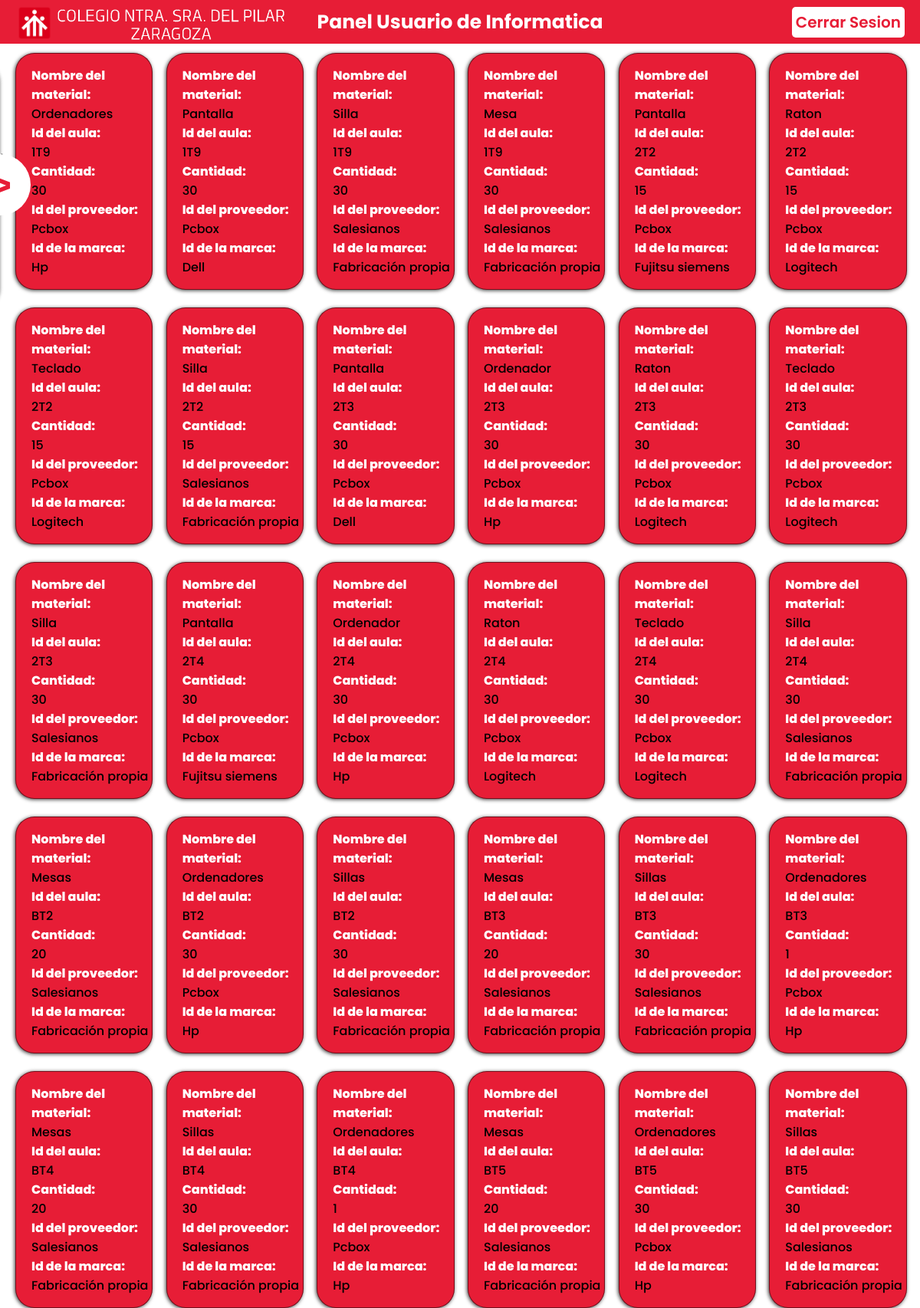
/PanelUser/PanelUser.php (signed in), run on the app's committed database.
### tables this page shows
CREATE TABLE `departec` (
  `idDepartamento` int(11) NOT NULL,
  `NombreDepar` varchar(50) NOT NULL
);

CREATE TABLE `materiales` (
  `idMateriales` int(11) NOT NULL,
  `NombreMat` varchar(30) NOT NULL,
  `idAula` varchar(5) NOT NULL,
  `Cantidad` int(11) NOT NULL,
  `idProveedor` int(11) NOT NULL,
  `idMarca` int(11) NOT NULL,
  `idDepartamento` int(11) NOT NULL
);

CREATE TABLE `prov` (
  `idProveedor` int(11) NOT NULL,
  `Nombre` varchar(60) NOT NULL,
  `Direccion` varchar(80) NOT NULL,
  `Municipio` varchar(30) NOT NULL,
  `Provincia` varchar(30) NOT NULL,
  `Telefono` int(9) NOT NULL,
  `idTipo` int(11) NOT NULL,
  `idDepartamento` int(11) DEFAULT NULL
);

CREATE TABLE `marca` (
  `idMarca` int(11) NOT NULL,
  `NombreMarca` varchar(30) NOT NULL,
  `idDepartamento` int(11) NOT NULL
);

### PanelUser/InformacionU.php (the view)
<?php
include("./conexion_bd.php");
function body($consulta, $conexion){
    $resultado = mysqli_query($conexion, $consulta);
    if ($resultado) {
        while ($row = $resultado->fetch_object()) {
            $NombreMat = $row->NombreMat;
            $idAula = $row->idAula;
            $Cantidad = $row->Cantidad;
            $idProveedor = $row->Nombre;
            $idMarca = $row->NombreMarca;
            ?>
            <div class="card">
                <h3>Nombre del material:</h3>
                <?php echo htmlspecialchars($NombreMat); ?>
                <h3>Id del aula:</h3>
                <?php echo htmlspecialchars($idAula); ?>
                <h3>Cantidad:</h3>
                <?php echo htmlspecialchars($Cantidad); ?>
                <h3>Id del proveedor:</h3>
                <?php echo htmlspecialchars($idProveedor); ?>
                <h3>Id de la marca:</h3>
                <?php echo htmlspecialchars($idMarca); ?>
            </div>
            <?php
        }
    }
}
if (isset($_GET['search']) && !empty($_GET['search']) || (isset($_GET['value']) && !empty($_GET['value']))) {
    $types = [
        'aula' => 'a.idAula',
        'prov' => 'p.Nombre',
        'marca' => 'ma.NombreMarca',
        'tipoprod' => 'tp.NombreTipo ',
        'ubi' => 'u.NombreUbicacion'
    ];
    $type = "";
    if($_GET['search'] != 'all' && isset($_GET['value']) && $_GET['value'] != 'all'){
        $types = $types[$_GET['search']];
        $type = "$types = '$_GET[value]' AND";
    }
    $consulta = "SELECT m.NombreMat, m.idAula, m.Cantidad,p.Nombre, ma.NombreMarca FROM login AS l
    INNER JOIN departec AS d ON l.idDepartamento = d.idDepartamento
    INNER JOIN aula AS a ON d.idDepartamento = a.idDepartamento
    INNER JOIN materiales AS m ON a.idAula = m.idAula
    INNER JOIN prov AS p ON m.idProveedor = p.idProveedor
    INNER JOIN marca AS ma ON m.idMarca = ma.idMarca
    INNER JOIN tipoprod AS tp ON tp.idTipo = p.idTipo
    INNER JOIN ubi AS u ON u.idUbicacion = a.idUbicacion
    WHERE $type d.idDepartamento  = $_SESSION[deparamento] AND l.idUser = $_SESSION[id]";
    body($consulta, $conexion);
} else {
    $consulta = "SELECT m.NombreMat, m.idAula, m.Cantidad,p.Nombre, ma.NombreMarca FROM login AS l
    INNER JOIN departec AS d ON l.idDepartamento = d.idDepartamento
    INNER JOIN aula AS a ON d.idDepartamento = a.idDepartamento
    INNER JOIN materiales AS m ON a.idAula = m.idAula
    INNER JOIN prov AS p ON m.idProveedor = p.idProveedor
    INNER JOIN marca AS ma ON m.idMarca = ma.idMarca
    INNER JOIN tipoprod AS tp ON tp.idTipo = p.idTipo
    INNER JOIN ubi AS u ON u.idUbicacion = a.idUbicacion
    WHERE d.idDepartamento  = $_SESSION[deparamento] AND l.idUser = $_SESSION[id]";
    body($consulta, $conexion);
}

### PanelUser/DepU.php (shortened to what this page needs)
<?php
include("./conexion_bd.php");
$inc = true;
if ($inc){
    $consulta = "SELECT d.NombreDepar , l.idDepartamento FROM login AS l
    LEFT JOIN departec AS d ON l.idDepartamento = d.idDepartamento
    WHERE l.idUser = $_SESSION[id]";
    $resultado = mysqli_query($conexion, $consulta);
    if ($resultado){
        while($row = $resultado->fetch_object()){
            $nombreDepar = $row->NombreDepar;
            ?>
            <?php echo htmlspecialchars($nombreDepar); ?>
        <?php
        }
    }
}
?>

### PanelUser/styleU.css (style rules this page uses)
:root { --i:40%; }
body { margin: 0; padding: 0; font-family: 'Poppins', sans-serif; background-color: #FFFFFF;; }
.card { display: flex; flex-direction: column; justify-content: center; align-items: left; padding-top: 7.5px; padding-left: 20px; padding-bottom: 7.5px; height: 100%; width: 80%; background-color:#E71D36; border-radius: 25px; border: 1px solid rgba(0, 0, 0, 0.5); box-shadow: -1px 1px 5px rgba(0,0,0,0.75); font-family: 'Poppins', sans-serif; font-weight: 500; }
.card h3 { font-size: 16px; font-family: 'Poppins', sans-serif; font-weight: 800; margin: 0; padding: 0; color: #FFFFFF; }

### data on the page
materiales: NombreMat "Ordenadores", idAula "1T9", Cantidad "30", idProveedor.Nombre "Pcbox", idMarca.NombreMarca "Hp"
materiales: NombreMat "Pantalla", idAula "1T9", Cantidad "30", idProveedor.Nombre "Pcbox", idMarca.NombreMarca "Dell"
materiales: NombreMat "Silla", idAula "1T9", Cantidad "30", idProveedor.Nombre "Salesianos", idMarca.NombreMarca "Fabricación propia"
materiales: NombreMat "Mesa", idAula "1T9", Cantidad "30", idProveedor.Nombre "Salesianos", idMarca.NombreMarca "Fabricación propia"
materiales: NombreMat "Pantalla", idAula "2T2", Cantidad "15", idProveedor.Nombre "Pcbox", idMarca.NombreMarca "Fujitsu siemens"
materiales: NombreMat "Raton", idAula "2T2", Cantidad "15", idProveedor.Nombre "Pcbox", idMarca.NombreMarca "Logitech"
materiales: NombreMat "Teclado", idAula "2T2", Cantidad "15", idProveedor.Nombre "Pcbox", idMarca.NombreMarca "Logitech"
materiales: NombreMat "Silla", idAula "2T2", Cantidad "15", idProveedor.Nombre "Salesianos", idMarca.NombreMarca "Fabricación propia"
materiales: NombreMat "Pantalla", idAula "2T3", Cantidad "30", idProveedor.Nombre "Pcbox", idMarca.NombreMarca "Dell"
materiales: NombreMat "Ordenador", idAula "2T3", Cantidad "30", idProveedor.Nombre "Pcbox", idMarca.NombreMarca "Hp"
materiales: NombreMat "Raton", idAula "2T3", Cantidad "30", idProveedor.Nombre "Pcbox", idMarca.NombreMarca "Logitech"
materiales: NombreMat "Teclado", idAula "2T3", Cantidad "30", idProveedor.Nombre "Pcbox", idMarca.NombreMarca "Logitech"
materiales: NombreMat "Silla", idAula "2T3", Cantidad "30", idProveedor.Nombre "Salesianos", idMarca.NombreMarca "Fabricación propia"
materiales: NombreMat "Pantalla", idAula "2T4", Cantidad "30", idProveedor.Nombre "Pcbox", idMarca.NombreMarca "Fujitsu siemens"
materiales: NombreMat "Ordenador", idAula "2T4", Cantidad "30", idProveedor.Nombre "Pcbox", idMarca.NombreMarca "Hp"
materiales: NombreMat "Raton", idAula "2T4", Cantidad "30", idProveedor.Nombre "Pcbox", idMarca.NombreMarca "Logitech"
materiales: NombreMat "Teclado", idAula "2T4", Cantidad "30", idProveedor.Nombre "Pcbox", idMarca.NombreMarca "Logitech"
materiales: NombreMat "Silla", idAula "2T4", Cantidad "30", idProveedor.Nombre "Salesianos", idMarca.NombreMarca "Fabricación propia"
materiales: NombreMat "Mesas", idAula "BT2", Cantidad "20", idProveedor.Nombre "Salesianos", idMarca.NombreMarca "Fabricación propia"
materiales: NombreMat "Ordenadores", idAula "BT2", Cantidad "30", idProveedor.Nombre "Pcbox", idMarca.NombreMarca "Hp"
materiales: NombreMat "Sillas", idAula "BT2", Cantidad "30", idProveedor.Nombre "Salesianos", idMarca.NombreMarca "Fabricación propia"
materiales: NombreMat "Mesas", idAula "BT3", Cantidad "20", idProveedor.Nombre "Salesianos", idMarca.NombreMarca "Fabricación propia"
materiales: NombreMat "Sillas", idAula "BT3", Cantidad "30", idProveedor.Nombre "Salesianos", idMarca.NombreMarca "Fabricación propia"
materiales: NombreMat "Ordenadores", idAula "BT3", Cantidad "1", idProveedor.Nombre "Pcbox", idMarca.NombreMarca "Hp"
materiales: NombreMat "Mesas", idAula "BT4", Cantidad "20", idProveedor.Nombre "Salesianos", idMarca.NombreMarca "Fabricación propia"
materiales: NombreMat "Sillas", idAula "BT4", Cantidad "30", idProveedor.Nombre "Salesianos", idMarca.NombreMarca "Fabricación propia"
materiales: NombreMat "Ordenadores", idAula "BT4", Cantidad "1", idProveedor.Nombre "Pcbox", idMarca.NombreMarca "Hp"
materiales: NombreMat "Mesas", idAula "BT5", Cantidad "20", idProveedor.Nombre "Salesianos", idMarca.NombreMarca "Fabricación propia"
materiales: NombreMat "Ordenadores", idAula "BT5", Cantidad "30", idProveedor.Nombre "Pcbox", idMarca.NombreMarca "Hp"
materiales: NombreMat "Sillas", idAula "BT5", Cantidad "30", idProveedor.Nombre "Salesianos", idMarca.NombreMarca "Fabricación propia"

### other printed values
$nombreDepar "Informatica"
